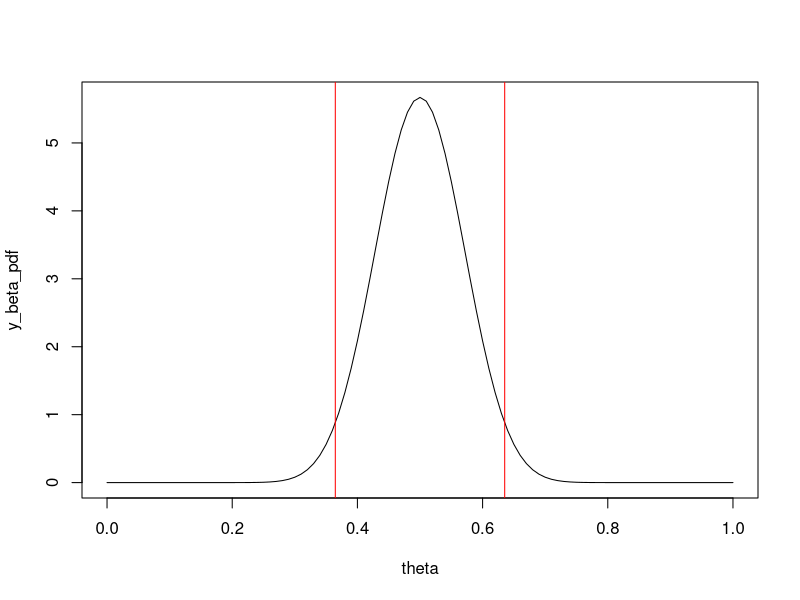
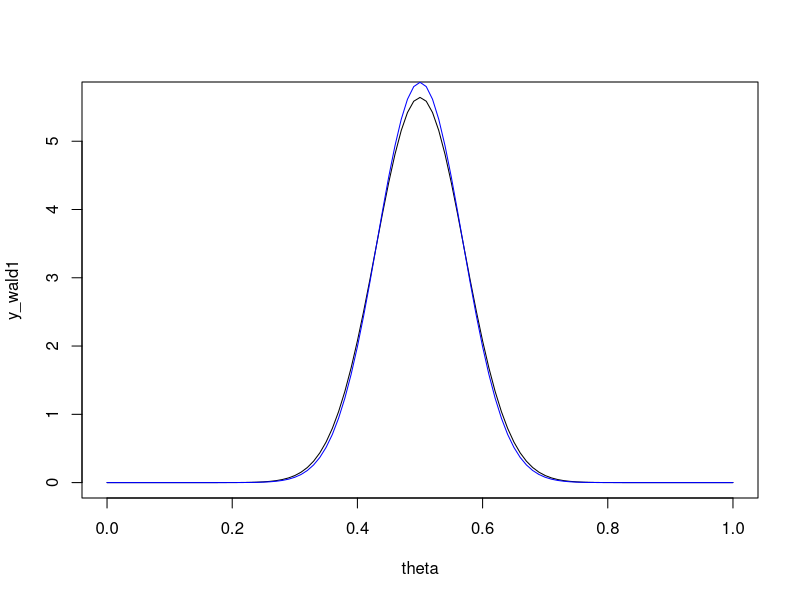
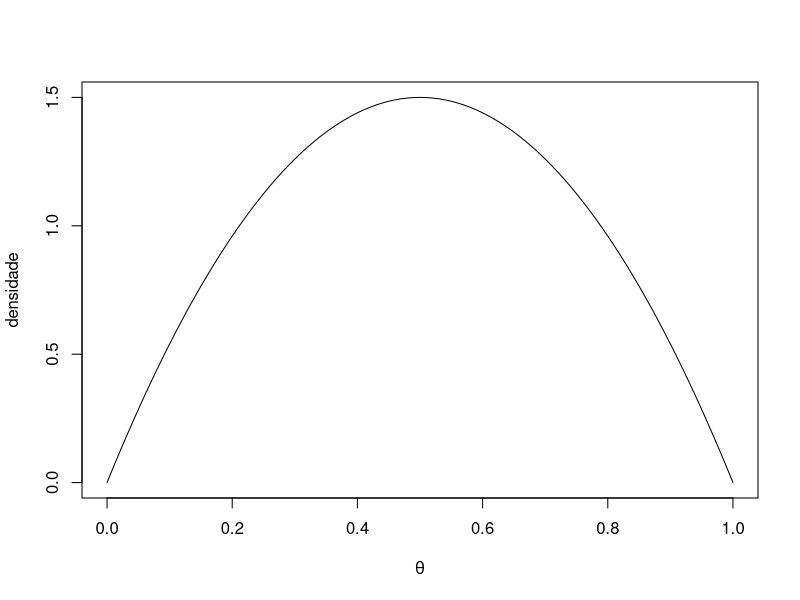

Generate these figures, in order, with R:
graphics.off()  # close all plots
rm(list=ls())	# clear the (global) environment variables
cat("\014") 	# clear the console (Ctrl+L)

# Print auxiliary function
printf <- function(...) {
    x = paste(sprintf(...),"\n")
    return(cat(x))
}

n <- 50
x <- 25

# Parãmetros da posteriori (Beta)
alpha <- x+1/2
beta <- n-x+1/2
if (beta <= 0){
    beta <- 0.001
}

beta_pdf <- function(x, alpha, beta) {
    y <- dbeta(x, alpha, beta)
    return(y)
}

beta_cdf <- function(q, alpha, beta){
    y <- pbeta(q, alpha, beta)
    return(y)
}

norm_pdf <- function(x, mu, sigma){
    y <- dnorm(x, mean=mu, sd=sigma)
    return(y)
}

# Intervalo de confiança 95% (Jeffrey)
theta_hat <- alpha/(alpha+beta)
a1 <- qbeta(0.025, alpha, beta)
b1 <-qbeta(0.975, alpha, beta)
printf("Jeffrey: a1: %.3f", a1)
printf("Jeffrey: b1: %.3f\n", b1)

# Jeffrey modificado
jeffrey_modificado <- function(x, n, a1, b1){
    if (x == 0){
        a2 <- 0
        b2 <- b1
    } else{
        if (x == n) {
            a2 <- a1
            b2 <- 1
        } else{
            a2 <- a1
            b2 <- b1
        }
    }
    return(list(a2=a2, b2=b2))
}

ic_jeffrey_mod <- jeffrey_modificado(x, n, a1, b1)
a2 <- ic_jeffrey_mod$a2
b2 <- ic_jeffrey_mod$b2
printf("Jeffrey modificado: a2: %.3f", a2)
printf("Jeffrey modificado: b2: %.3f\n", b2)

# Intervalo de confiança de Wald para grandes amostras
theta_hat1 <- x/n
mu1 <- theta_hat1
sigma1 <- sqrt((theta_hat1*(1-theta_hat1))/n)
a_wald1 <- qnorm(0.025, mu1, sigma1)
b_wald1 <- qnorm(0.975, mu1 ,sigma1)
printf("IC Wald: a1: %.3f", a_wald1)
printf("IC Wald: b1: %.3f\n", b_wald1)

# Intervalo de confiança de Wald modificado
theta_hat2 <- (x+2)/(n+4)
mu2 <- theta_hat2
sigma2 <- sqrt((theta_hat2*(1-theta_hat2))/(n+4))
a_wald2 <- qnorm(0.025, mu2, sigma2)
b_wald2 <- qnorm(0.975, mu2 ,sigma2)
printf("IC Wald Modificado: a2: %.3f", a_wald2)
printf("IC Wald Modificado: b2: %.3f\n", b_wald2)

# Gráficos
theta <- seq(0, 1, 0.01)
y_beta_pdf <- sapply(theta, beta_pdf, alpha=alpha, beta=beta)
plot(theta, y_beta_pdf, t='l')
abline(v=a1, col='red')
abline(v=b1, col='red')

y_wald1 <- sapply(theta, norm_pdf, mu=mu1, sigma=sigma1)
y_wald2 <- sapply(theta, norm_pdf, mu=mu2, sigma=sigma2)
plot(theta, y_wald1, t='l')
lines(theta, y_wald2, col='blue')

#####
y_beta_pdf2 <- sapply(theta, beta_pdf, alpha=2, beta=2)
plot(theta,y_beta_pdf2,t='l', xlab=expression(theta), ylab="densidade")
